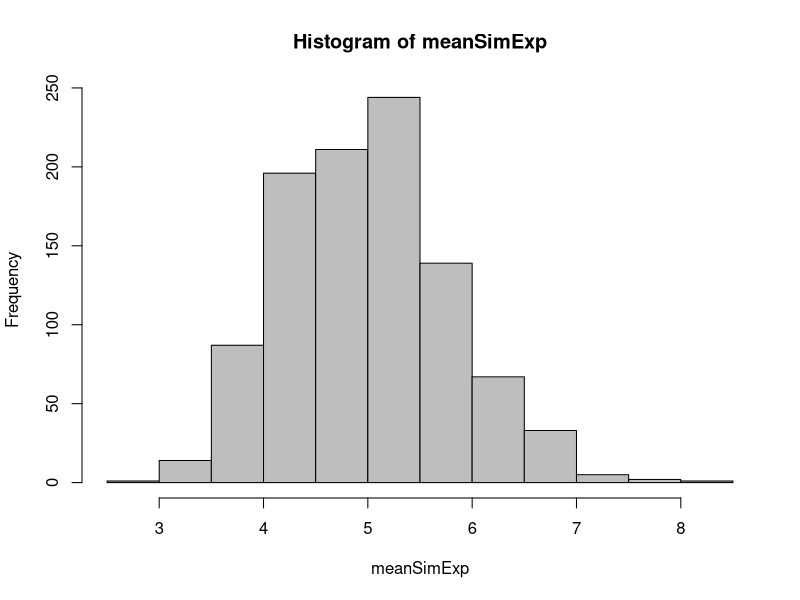
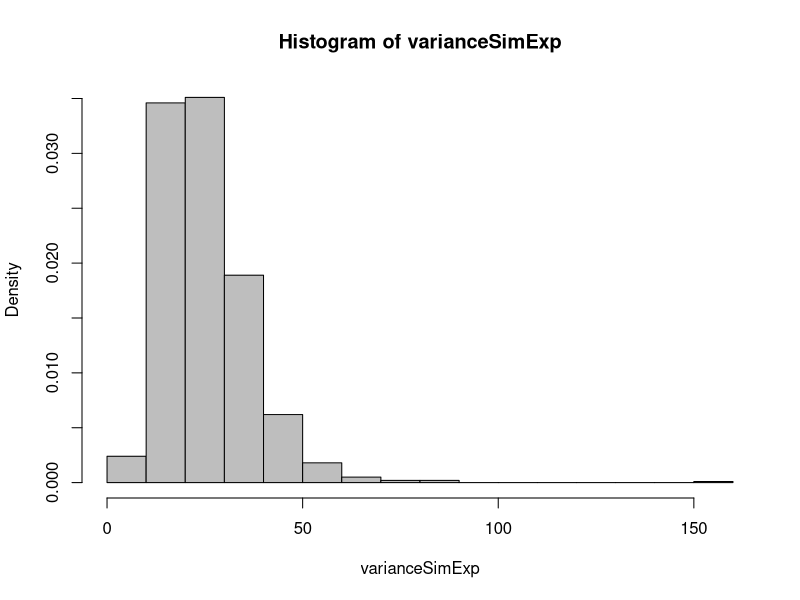
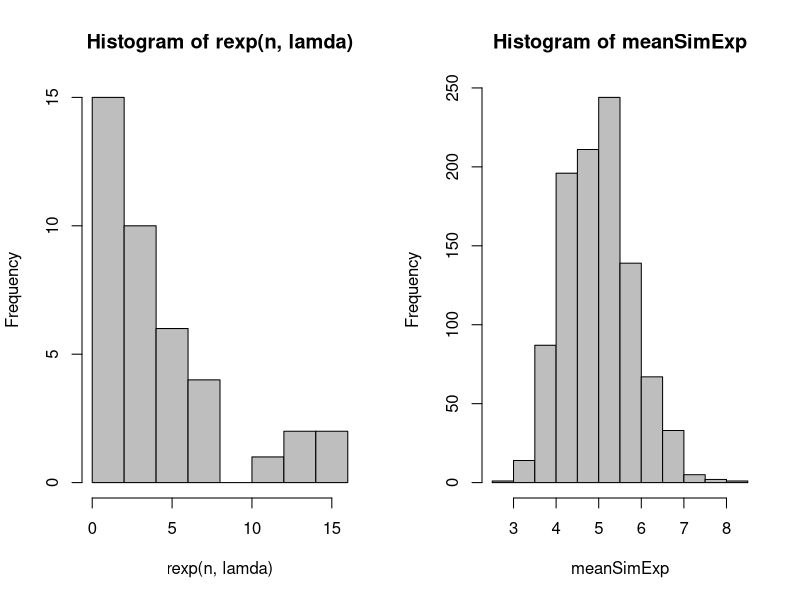

Here is the R script that generated these plots, in order:
## ---- chunk 1
n <- 40
lamda <- 0.2
numSims <- 1000
set.seed(0)
## ---- chunk 2
meanSimExp <- NULL
for (i in 1 : numSims) meanSimExp <- c(meanSimExp, mean(rexp(n,lamda)))
hist(meanSimExp, col = "grey")
## ---- chunk 3
varianceSimExp <- NULL
for (i in 1 : numSims) varianceSimExp <- c(varianceSimExp, var(rexp(n,lamda)))
hist(varianceSimExp, prob=TRUE, col = "grey")
## ---- chunk 4
par(mfrow=c(1,2)) 
hist(rexp(n,lamda), col = "grey")
hist(meanSimExp, col = "grey")
#lines(density(meanSimExp), col="blue", lwd=2)
#lines(density(rexp(n,lamda)), col="green", lwd=2)
